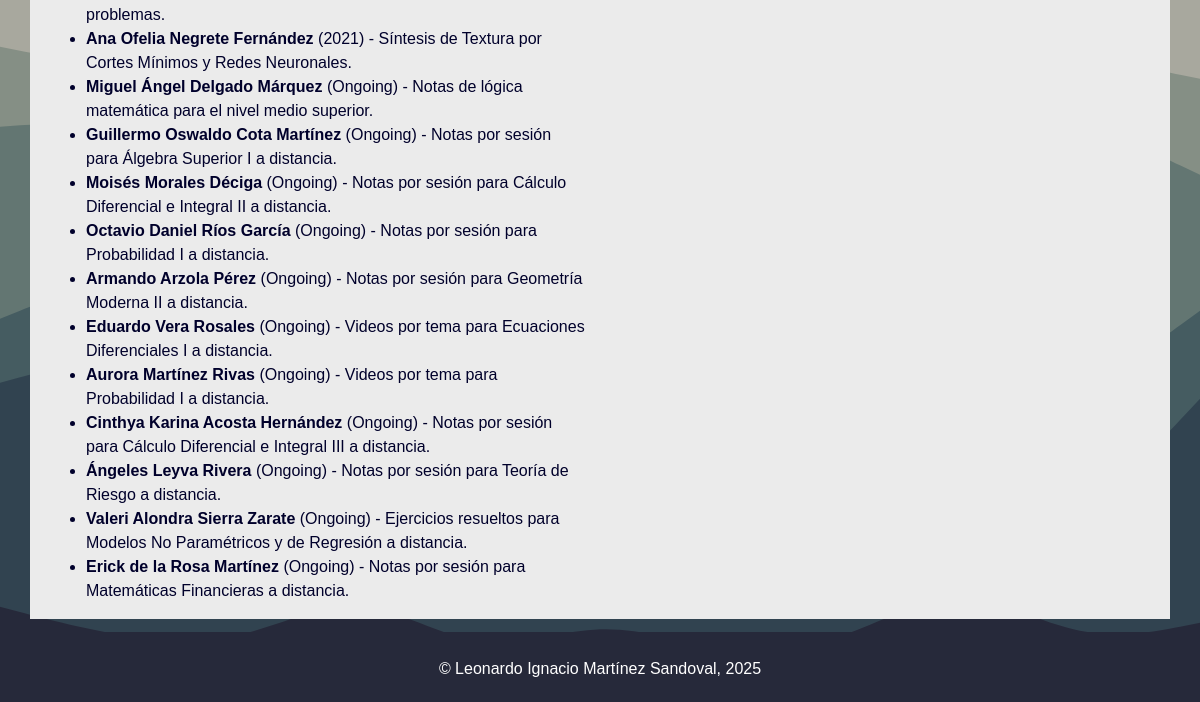
Before: /students (lower part) with the older database file.
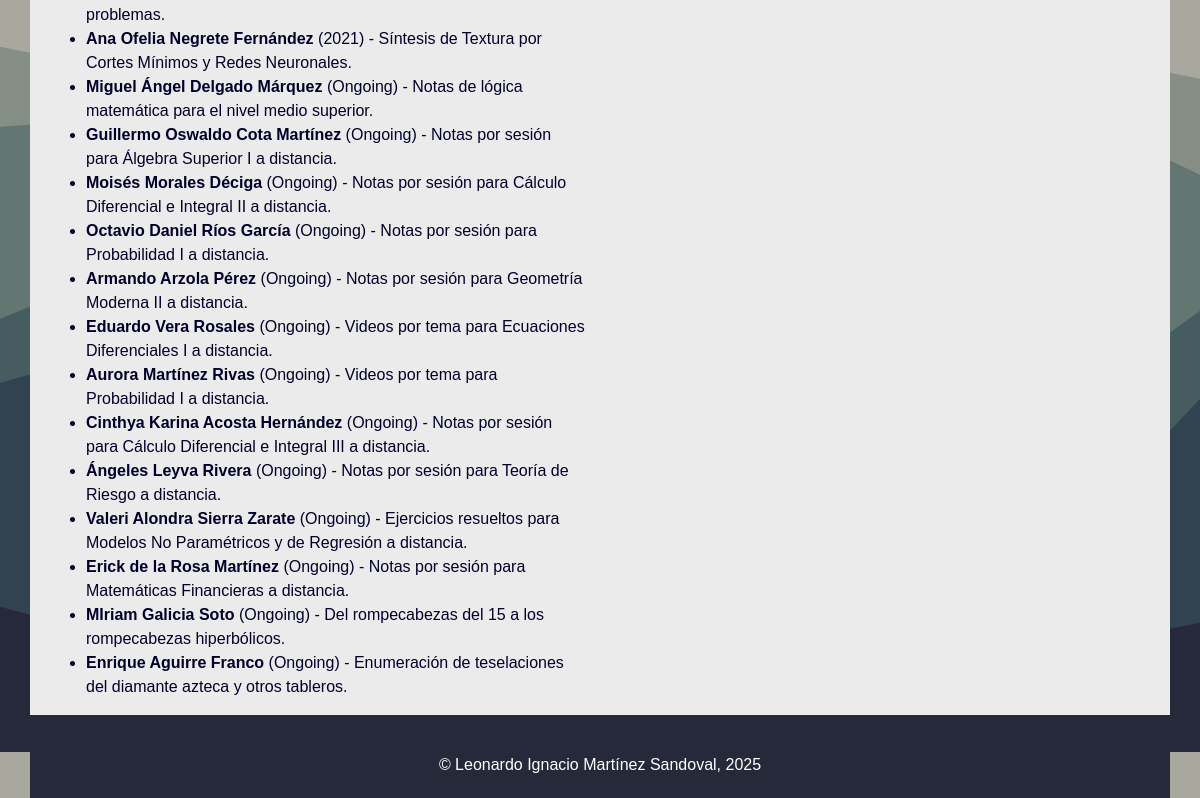
After: the same page with the newer database file.
### personalpage/models.py (models this page shows, shortened)
class Service(db.Model):
    __tablename__ = 'service'
    id = db.Column(db.Integer, primary_key=True)
    title = db.Column(db.String(80), unique=True, nullable=False)
    date = db.Column(db.Date(), default=date.today())
    description = db.Column(db.String(140), nullable=False)
    title = db.Column(db.String(80), unique=True, nullable=False)
    service_type = db.Column(db.String(20), nullable=False)
    institution = db.Column(db.Integer, db.ForeignKey('institution.id'))
    location = db.Column(db.Integer, db.ForeignKey('location.id'))

### personalpage/cv.py (the view)
@app.route("/students")
def students():
    students = Service.query\
        .select_from(Service)\
        .join(Institution)\
        .join(Location, Service.location==Location.id)\
        .add_entity(Institution)\
        .add_entity(Location)\
        .order_by(desc(Service.date))\
        .all()
    return render_template("personalpage/students.html", students = students)

### personalpage/templates/personalpage/students.html (shortened to what this page needs)
{% extends "body_template.html" %}
    {% block content %}
    <div class="container outter pl-3 pr-3 pt-3">
        <div class="row pt-3">
            <div class="col-lg-6">
                <ul>
                    {% for item in students %}
                    {% if item.Service.service_type == "s_ug_thesis" %}
                    {% if item.Service.date %}
                    <li> <strong> {{ item.Service.description }}</strong> ({{ item.Service.date.strftime('%Y') }}) - {{ item.Service.title }}. </li>
                    {% else %}
                    <li> <strong> {{ item.Service.description }}</strong> (Ongoing) - {{ item.Service.title }}. </li>
                    {% endif %}
                    {% endif %}
                    {% endfor %}
                </ul>
            </div>
            <div class="col-lg-6">
            </div>
        </div>
    </div>
    {% endblock %}

### personalpage/templates/body_template.html (shortened to what this page needs)
<!DOCTYPE html>
<html lang="en" itemscope itemtype="http://schema.org/Person">
<head>
    <link rel="stylesheet" type="text/css" href="/static/bootstrap/css/bootstrap.min.css">
    <link rel="stylesheet" href="/static/personal.css" />
    <link rel="stylesheet" href="/static/convertex.css" />
</head>
<body onload="gosection();">
    {% block content %}
    {% endblock %}
    <footer class="container">
    {% block footer %}
        <p>&copy; Leonardo Ignacio Martínez Sandoval, <time datetime="2025"> 2025 </time></p>
    {% endblock %}
    </footer>
</body>
</html>

### personalpage/static/personal.css (style rules this page uses)
body { background-image: url("/static/stacked-waves-haikei.svg"); background-size: 100% auto; background-attachment: fixed; color: rgb(0,0,43); font-family: 'Calibri Light', Calibri, 'Gill Sans', 'Gill Sans MT', 'Trebuchet MS', sans-serif; }
div.container.outter { background-color: rgb(235,235,235); }
header,footer { margin-top: 10pt; margin-bottom:10pt; padding: 25px 35px 25px 35px; color:white; background-color: rgb(38,41,58); }
footer { margin-bottom:0px; text-align: center; padding-bottom:5px; }

Changed rows visible on the page:
added Service: Service.description "MIriam Galicia Soto", Service "Del rompecabezas del 15 a los rompecabezas hiperbólicos"
added Service: Service.description "Enrique Aguirre Franco", Service "Enumeración de teselaciones del diamante azteca y otros tableros"
